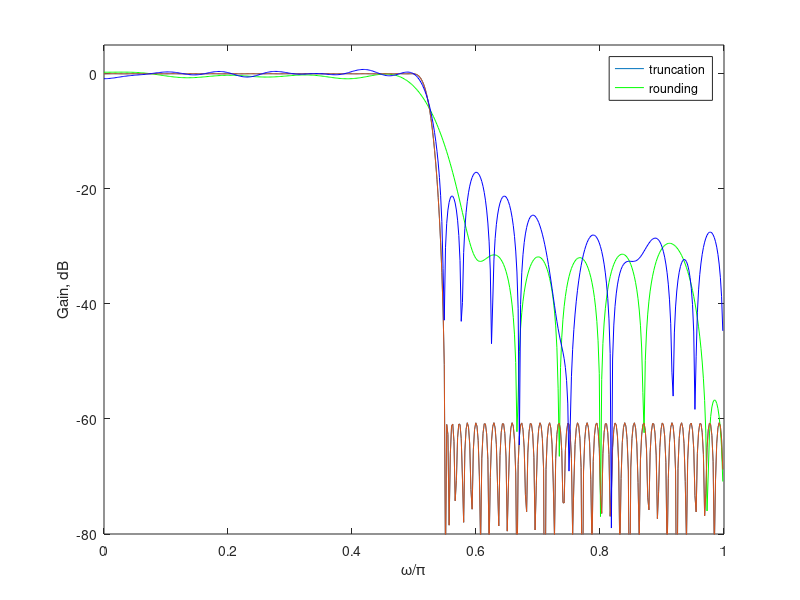

MATLAB code for this plot:
clc;
clear all;
close all;

f = [5000 5500];
a = [1 0];
dev = [0.00115062 0.001];
FT = 20000;

[N, fo, ao, w] = firpmord(f, a, dev, FT);
b = firpm(N, fo, ao, w);

[h, w] = freqz(b, 1, 512);
l = 0;
d = abs(b);
n = 6;

while fix(d) > 0
    l = l + 1;
    d = abs(b) / (2^l);
end

beq = fix(d * 2^n);
beq = sign(b) .* beq .* 2^(l - n);

[hq, w] = freqz(beq, 1, 512);

plot(w/pi, 20*log10(abs(h)), w/pi, 20*log10(abs(hq)), 'g');
hold on;
grid;
axis([0 1 -80 5]);
xlabel('\omega/\pi');
ylabel('Gain, dB');

l = 0;
d = abs(b);
n = 6;

while fix(d) > 0
    l = l + 1;
    d = abs(b) / (2^l);
end

beq = fix(d * 2^n + 0.5);
beq = sign(b) .* beq .* 2^(l - n);

[hq, w] = freqz(beq, 1, 512);

plot(w/pi, 20*log10(abs(h)), w/pi, 20*log10(abs(hq)), 'b');
hold off;
grid;
axis([0 1 -80 5]);
xlabel('\omega/\pi');
ylabel('Gain, dB');
legend('truncation', 'rounding');
